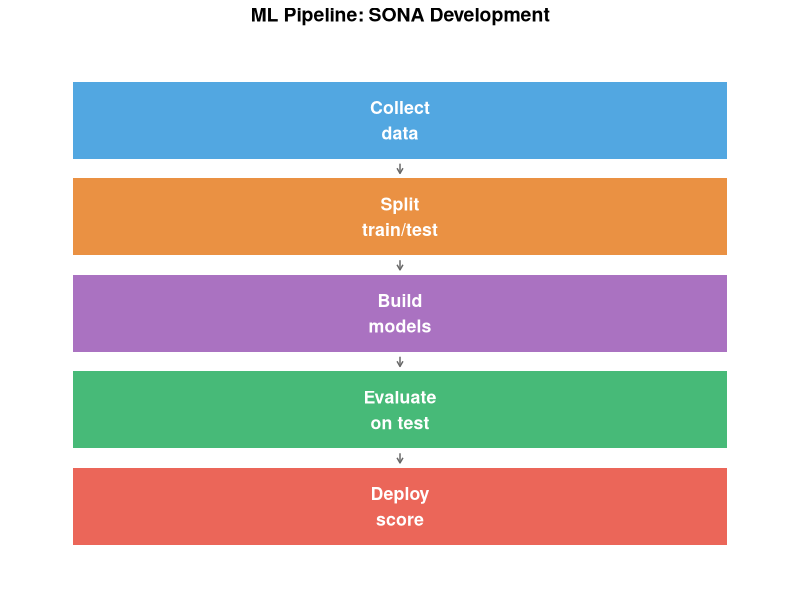
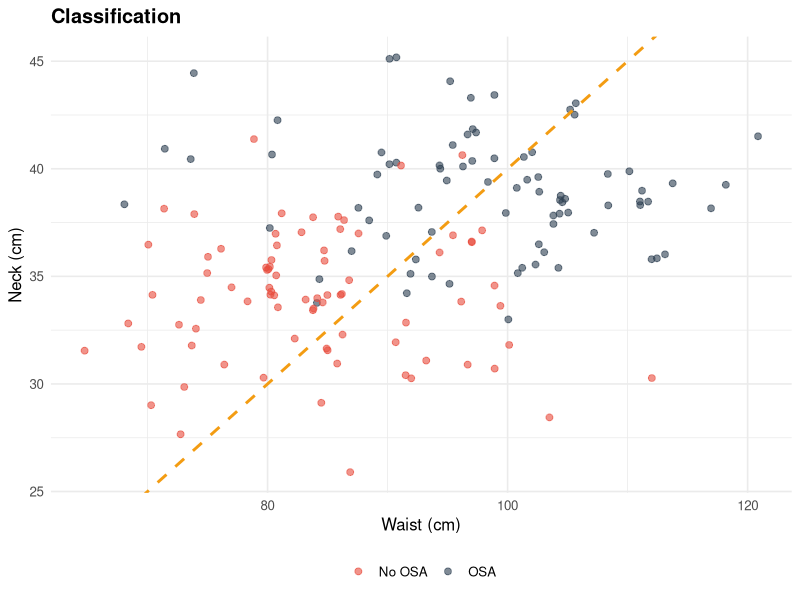
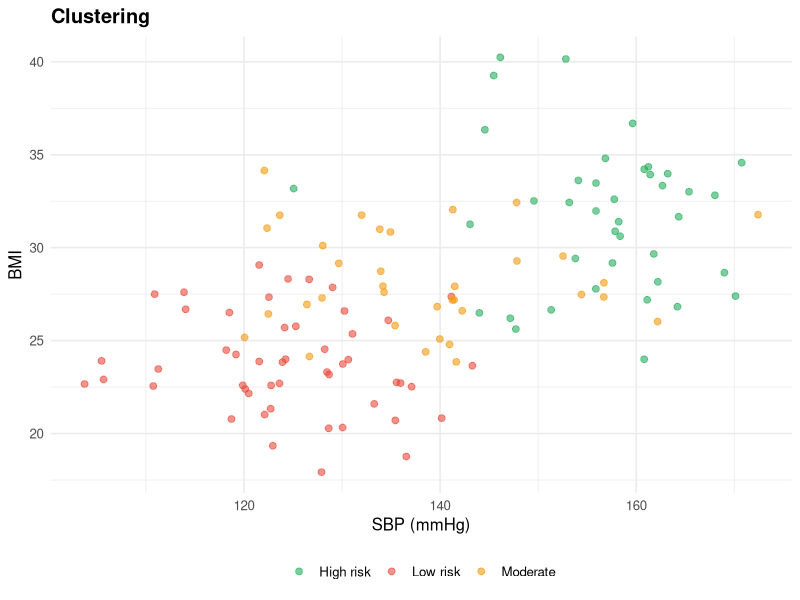
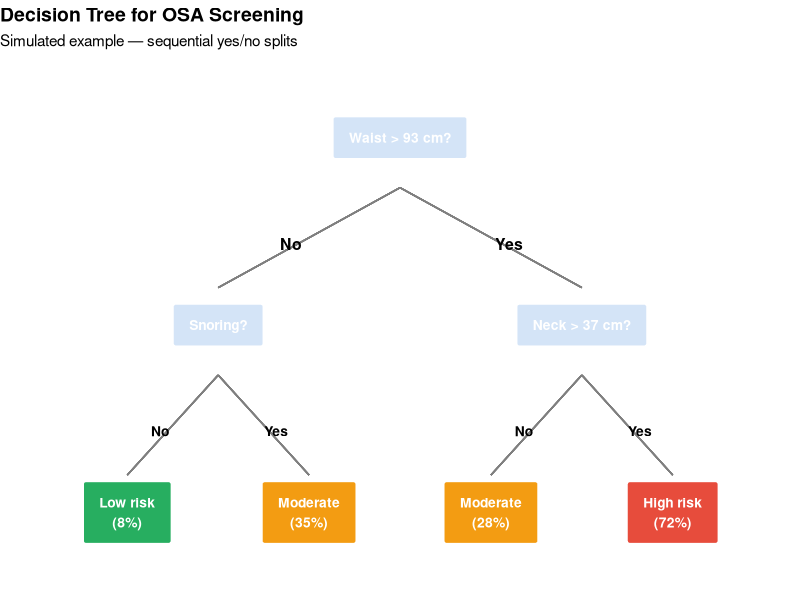
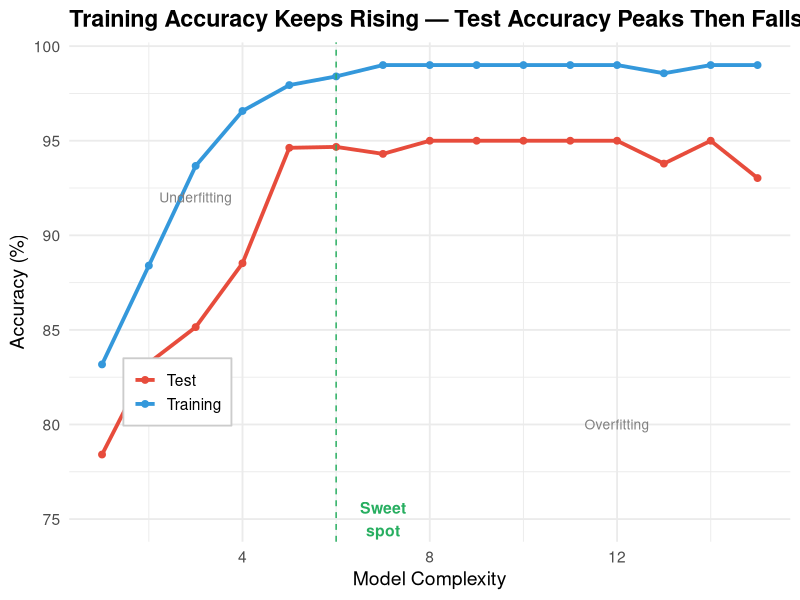
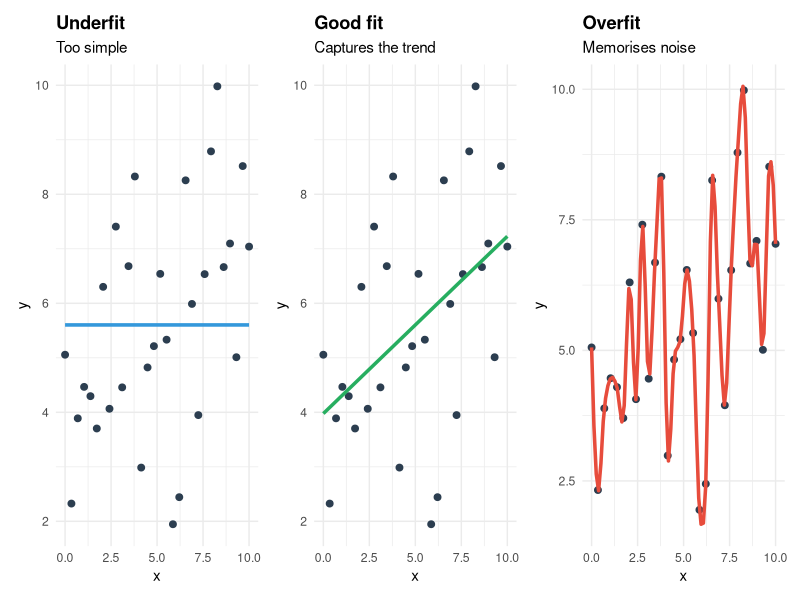
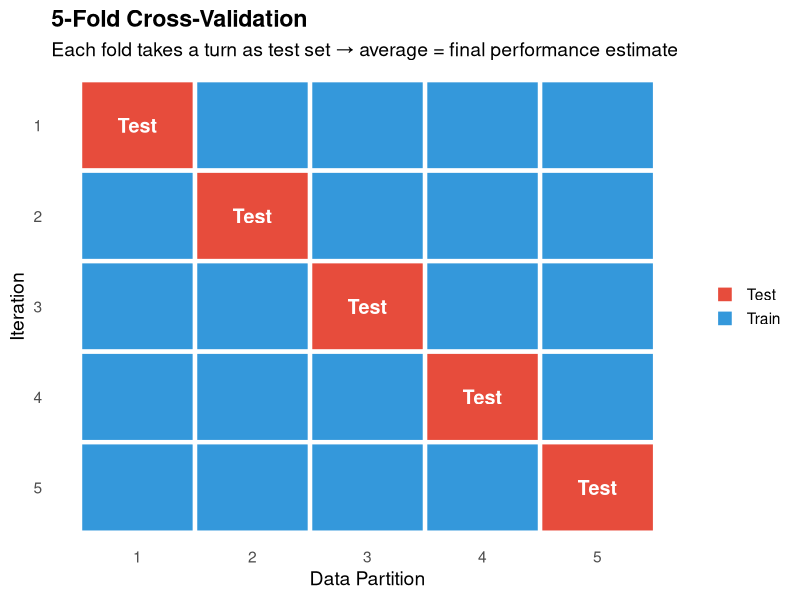
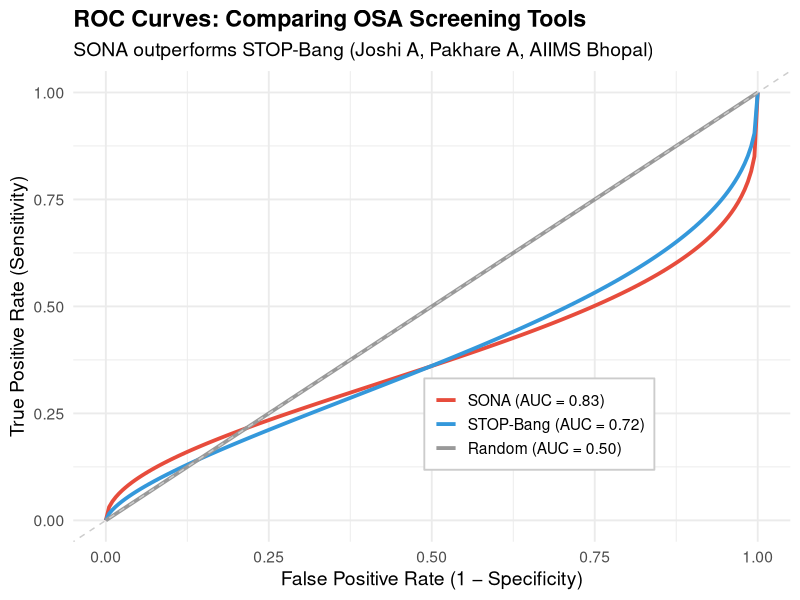

Write the R code that produced these figures, in order.
## ---- chunk 1
#| label: setup
#| include: false
library(tidyverse)
library(kableExtra)
library(patchwork)
library(scales)
set.seed(42)
## ---- chunk 2
#| fig-height: 5
#| fig-width: 5.5

steps_df <- tibble(
  step = c("Collect\ndata", "Split\ntrain/test", "Build\nmodels", "Evaluate\non test", "Deploy\nscore"),
  y = 5:1,
  icon = c("📊", "✂️", "🔧", "✅", "🏥")
)

ggplot(steps_df, aes(x = 1, y = y)) +
  geom_tile(width = 1.8, height = 0.8, fill = c("#3498db", "#e67e22", "#9b59b6", "#27ae60", "#e74c3c"),
            alpha = 0.85) +
  geom_text(aes(label = step), color = "white", fontface = "bold", size = 4.5) +
  geom_segment(aes(x = 1, xend = 1, y = y - 0.45, yend = y - 0.55),
               data = steps_df %>% filter(y > 1),
               arrow = arrow(length = unit(0.15, "cm")), color = "gray40") +
  xlim(0, 2) + ylim(0.3, 5.7) +
  labs(title = "ML Pipeline: SONA Development") +
  theme_void() +
  theme(plot.title = element_text(face = "bold", size = 14, hjust = 0.5))
## ---- chunk 3
#| fig-height: 4
#| fig-width: 5

set.seed(42)
osa_data <- tibble(
  waist = c(rnorm(80, 98, 10), rnorm(80, 85, 10)),
  neck = c(rnorm(80, 39, 3), rnorm(80, 34, 3)),
  osa = factor(rep(c("OSA", "No OSA"), each = 80))
)
ggplot(osa_data, aes(x = waist, y = neck, color = osa)) +
  geom_point(size = 2, alpha = 0.6) +
  scale_color_manual(values = c("#e74c3c", "#2c3e50")) +
  geom_abline(intercept = -10, slope = 0.5, linetype = "dashed", color = "#f39c12", linewidth = 1) +
  labs(title = "Classification", x = "Waist (cm)", y = "Neck (cm)", color = NULL) +
  theme_minimal(base_size = 12) + theme(plot.title = element_text(face = "bold"), legend.position = "bottom")
## ---- chunk 4
#| fig-height: 4
#| fig-width: 5

set.seed(42)
cl_data <- tibble(
  sbp = c(rnorm(50, 125, 8), rnorm(40, 155, 10), rnorm(35, 140, 12)),
  bmi = c(rnorm(50, 24, 3), rnorm(40, 32, 4), rnorm(35, 28, 3)),
  cluster = factor(c(rep("Low risk", 50), rep("High risk", 40), rep("Moderate", 35)))
)
ggplot(cl_data, aes(x = sbp, y = bmi, color = cluster)) +
  geom_point(size = 2, alpha = 0.6) +
  scale_color_manual(values = c("#27ae60", "#e74c3c", "#f39c12")) +
  labs(title = "Clustering", x = "SBP (mmHg)", y = "BMI", color = NULL) +
  theme_minimal(base_size = 12) + theme(plot.title = element_text(face = "bold"), legend.position = "bottom")
## ---- chunk 5
#| results: asis

algo_comp <- tibble(
  Algorithm = c("Logistic regression", "Decision tree", "Random forest",
                "Gradient boosting", "Neural network"),
  Interpretability = c("★★★★★", "★★★★☆", "★★☆☆☆", "★★☆☆☆", "★☆☆☆☆"),
  `Data needed` = c("Small–medium", "Small–medium", "Medium–large", "Medium–large", "Very large"),
  `Best for` = c("Risk scores (SONA)", "Clinical decision rules",
                 "Tabular clinical data", "Prediction competitions",
                 "Images, text, ECG signals")
)

kable(algo_comp, format = "html") %>%
  kable_styling(full_width = TRUE, font_size = 15) %>%
  row_spec(0, background = "#2c3e50", color = "white", bold = TRUE) %>%
  row_spec(1, background = "#d4edda")
## ---- chunk 6
#| fig-height: 5.5
#| fig-width: 10

tree_df <- tibble(
  x = c(5, 2.5, 7.5, 1.25, 3.75, 6.25, 8.75),
  y = c(10, 7, 7, 4, 4, 4, 4),
  label = c("Waist > 93 cm?", "Snoring?", "Neck > 37 cm?",
            "Low risk\n(8%)", "Moderate\n(35%)", "Moderate\n(28%)", "High risk\n(72%)"),
  fill = c("#d4e4f7", "#d4e4f7", "#d4e4f7", "#27ae60", "#f39c12", "#f39c12", "#e74c3c")
)

ggplot(tree_df) +
  geom_label(aes(x = x, y = y, label = label, fill = fill),
             size = 3.5, fontface = "bold", color = "white", label.padding = unit(0.4, "cm")) +
  scale_fill_identity() +
  geom_segment(aes(x = 5, xend = 2.5, y = 9.2, yend = 7.6), color = "gray50") +
  geom_segment(aes(x = 5, xend = 7.5, y = 9.2, yend = 7.6), color = "gray50") +
  geom_segment(aes(x = 2.5, xend = 1.25, y = 6.2, yend = 4.6), color = "gray50") +
  geom_segment(aes(x = 2.5, xend = 3.75, y = 6.2, yend = 4.6), color = "gray50") +
  geom_segment(aes(x = 7.5, xend = 6.25, y = 6.2, yend = 4.6), color = "gray50") +
  geom_segment(aes(x = 7.5, xend = 8.75, y = 6.2, yend = 4.6), color = "gray50") +
  annotate("text", x = 3.5, y = 8.3, label = "No", fontface = "bold", size = 4) +
  annotate("text", x = 6.5, y = 8.3, label = "Yes", fontface = "bold", size = 4) +
  annotate("text", x = c(1.7, 3.3, 6.7, 8.3), y = 5.3, label = c("No","Yes","No","Yes"),
           fontface = "bold", size = 3.5) +
  xlim(0, 10) + ylim(3, 11) +
  labs(title = "Decision Tree for OSA Screening",
       subtitle = "Simulated example — sequential yes/no splits") +
  theme_void() + theme(plot.title = element_text(face = "bold", size = 14))
## ---- chunk 7
#| fig-height: 5
#| fig-width: 10

set.seed(42)
complexity <- 1:15
train_acc <- 1 - 0.3 * exp(-0.5 * complexity) + rnorm(15, 0, 0.01)
test_acc <- 1 - 0.3 * exp(-0.3 * complexity) - 0.015 * (complexity - 5)^2 * (complexity > 5) / 25 + rnorm(15, 0, 0.01)
train_acc <- pmin(train_acc, 0.99)
test_acc <- pmin(test_acc, 0.95)

acc_df <- tibble(
  complexity = rep(complexity, 2),
  accuracy = c(train_acc, test_acc),
  set = rep(c("Training", "Test"), each = 15)
)

ggplot(acc_df, aes(x = complexity, y = accuracy * 100, color = set)) +
  geom_line(linewidth = 1.3) + geom_point(size = 2) +
  scale_color_manual(values = c("Training" = "#3498db", "Test" = "#e74c3c")) +
  geom_vline(xintercept = 6, linetype = "dashed", color = "#27ae60") +
  annotate("text", x = 7, y = 75, label = "Sweet\nspot", fontface = "bold", color = "#27ae60", size = 4) +
  annotate("text", x = 3, y = 92, label = "Underfitting", color = "gray50", size = 3.5) +
  annotate("text", x = 12, y = 80, label = "Overfitting", color = "gray50", size = 3.5) +
  labs(title = "Training Accuracy Keeps Rising — Test Accuracy Peaks Then Falls",
       x = "Model Complexity", y = "Accuracy (%)", color = NULL) +
  theme_minimal(base_size = 14) +
  theme(legend.position = c(0.15, 0.3), plot.title = element_text(face = "bold"),
        legend.background = element_rect(fill = "white", color = "gray80"))
## ---- chunk 8
#| fig-height: 4.5
#| fig-width: 10

set.seed(42)
x <- seq(0, 10, length.out = 30)
y_obs <- 3 + 0.5 * x + rnorm(30, 0, 1.5)
df_fit <- tibble(x = x, y = y_obs)

p1 <- ggplot(df_fit, aes(x, y)) + geom_point(size = 2, color = "#2c3e50") +
  geom_smooth(method = "lm", formula = y ~ 1, se = FALSE, color = "#3498db", linewidth = 1.2) +
  labs(title = "Underfit", subtitle = "Too simple") + theme_minimal(base_size = 11) +
  theme(plot.title = element_text(face = "bold"))

p2 <- ggplot(df_fit, aes(x, y)) + geom_point(size = 2, color = "#2c3e50") +
  geom_smooth(method = "lm", se = FALSE, color = "#27ae60", linewidth = 1.2) +
  labs(title = "Good fit", subtitle = "Captures the trend") + theme_minimal(base_size = 11) +
  theme(plot.title = element_text(face = "bold"))

p3 <- ggplot(df_fit, aes(x, y)) + geom_point(size = 2, color = "#2c3e50") +
  geom_smooth(method = "loess", span = 0.15, se = FALSE, color = "#e74c3c", linewidth = 1.2) +
  labs(title = "Overfit", subtitle = "Memorises noise") + theme_minimal(base_size = 11) +
  theme(plot.title = element_text(face = "bold"))

p1 + p2 + p3
## ---- chunk 9
#| fig-height: 4
#| fig-width: 10

cv_df <- expand.grid(fold = 1:5, part = 1:5) %>%
  mutate(role = ifelse(fold == part, "Test", "Train"),
         label = ifelse(fold == part, "Test", ""))

ggplot(cv_df, aes(x = part, y = fct_rev(factor(fold)), fill = role)) +
  geom_tile(color = "white", linewidth = 1.5) +
  geom_text(aes(label = label), fontface = "bold", color = "white", size = 5) +
  scale_fill_manual(values = c("Train" = "#3498db", "Test" = "#e74c3c")) +
  labs(title = "5-Fold Cross-Validation",
       subtitle = "Each fold takes a turn as test set → average = final performance estimate",
       x = "Data Partition", y = "Iteration", fill = NULL) +
  theme_minimal(base_size = 14) + theme(panel.grid = element_blank(), plot.title = element_text(face = "bold"))
## ---- chunk 10
#| fig-height: 5
#| fig-width: 10

fpr <- seq(0, 1, length.out = 200)
tpr_sona <- pbeta(fpr, 0.5, 0.3)
tpr_stop <- pbeta(fpr, 0.65, 0.4)
tpr_random <- fpr

roc_df <- tibble(
  fpr = rep(fpr, 3),
  tpr = c(tpr_sona, tpr_stop, tpr_random),
  model = rep(c("SONA (AUC = 0.83)", "STOP-Bang (AUC = 0.72)", "Random (AUC = 0.50)"), each = 200)
) %>% mutate(model = fct_inorder(model))

ggplot(roc_df, aes(x = fpr, y = tpr, color = model)) +
  geom_line(linewidth = 1.3) +
  scale_color_manual(values = c("#e74c3c", "#3498db", "gray60")) +
  geom_abline(slope = 1, intercept = 0, linetype = "dashed", color = "gray80") +
  labs(title = "ROC Curves: Comparing OSA Screening Tools",
       subtitle = "SONA outperforms STOP-Bang (Joshi A, Pakhare A, AIIMS Bhopal)",
       x = "False Positive Rate (1 − Specificity)", y = "True Positive Rate (Sensitivity)",
       color = NULL) +
  theme_minimal(base_size = 14) +
  theme(legend.position = c(0.65, 0.25), plot.title = element_text(face = "bold"),
        legend.background = element_rect(fill = "white", color = "gray80"))
## ---- chunk 11
#| results: asis

tripod <- tibble(
  `#` = 1:6,
  Question = c(
    "Was data split into training and testing?",
    "Was external validation performed?",
    "Were multiple metrics reported (not just accuracy)?",
    "Was overfitting addressed?",
    "Were predictors available at time of decision?",
    "Is the model clinically useful (better than current practice)?"
  ),
  `Red flag` = c(
    "Only training accuracy reported",
    "Tested only where it was developed",
    "Only accuracy or AUC",
    "High accuracy + complex model + small sample",
    "Predictors include future information (data leakage)",
    "Marginal improvement over simple clinical rules"
  )
)

kable(tripod, format = "html") %>%
  kable_styling(full_width = TRUE, font_size = 14) %>%
  row_spec(0, background = "#2c3e50", color = "white", bold = TRUE)
